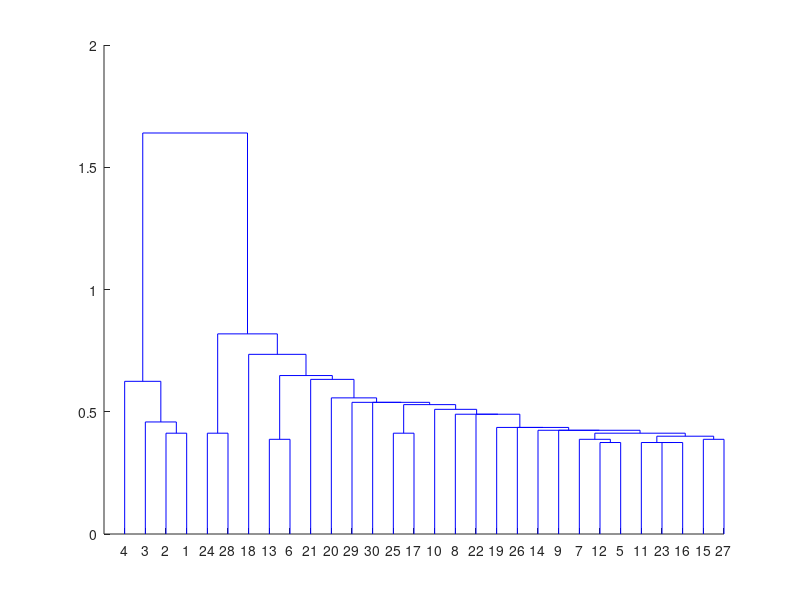
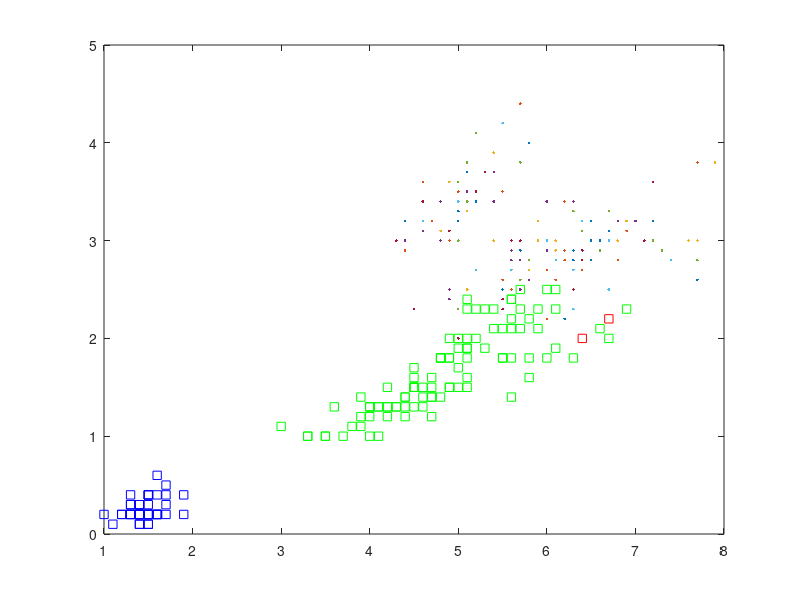

These figures' MATLAB source, in order:
clear
clc
x=zeros(150,4);
myfile=fopen('irisdataset.txt','r');
x=textscan(myfile,'%f\t%f\t%f\t%f');
x=[x{1} x{2} x{3} x{4}];
[m,n]=size(x);
dist = zeros(m,m);
xTemp = 0;
for k=1:150
    for i=k:150
        for j=1:4
            xTemp = xTemp+(x(k,j)-x(i,j))*(x(k,j)-x(i,j));
        end
        dist(k,i) = sqrt(xTemp);
        dist(i,k) = sqrt(xTemp);
        xTemp = 0;
    end
end
[m,n]=size(dist);
for k=1:m-2
    [m,n]=size(dist);
    minV = 100;
    r=0;
    c=0;
    for i=1:m
        for j=1:n
            if dist(i,j)<minV && (dist(i,j) > 0)
                minV = dist(i,j);
                r=i;
                c=j;
            end
        end
    end
    sIndx = 0;
    bIndx= 0;
    if(r<c)
        sIndx = r;
        bIndx = c;
    else
        sIndx = c;
        bIndx = r;
    end
    temp = zeros(m,n);
    for i=1:m
        for j=1:n
            if i==j
                temp(i,j) = 0;
            elseif i==sIndx
                temp(i,j) = min(dist(r,j),dist(c,j));
            elseif j==sIndx
                temp(i,j) = min(dist(r,i),dist(c,i));
            elseif i==bIndx
                temp(i,j) = -1;
            elseif j==bIndx
                temp(i,j) = -1;
            else
                temp(i,j) = dist(i,j);
            end
        end
    end
    temp(bIndx,:)=[];
    temp(:,bIndx)=[];
    dist = zeros(m-1,n-1);
    dist=temp;
end
dist
Y = pdist(x);
P = squareform(Y);
Z = linkage(Y);
figure;
dendrogram(Z);
T = clusterdata(x,'maxclust',3);
figure;
V=find(T==1);
[m,n]=size(V);
for i=1:m
    plot(x(V(i,1),1),x(V(i,1),2),x(V(i,1),3),x(V(i,1),4),'bs');hold on;
end
V=find(T==2);
[m,n]=size(V);
for i=1:m
    plot(x(V(i,1),1),x(V(i,1),2),x(V(i,1),3),x(V(i,1),4),'rs');hold on;
end
V=find(T==3);
[m,n]=size(V);
for i=1:m
    plot(x(V(i,1),1),x(V(i,1),2),x(V(i,1),3),x(V(i,1),4),'gs');hold on;
end
